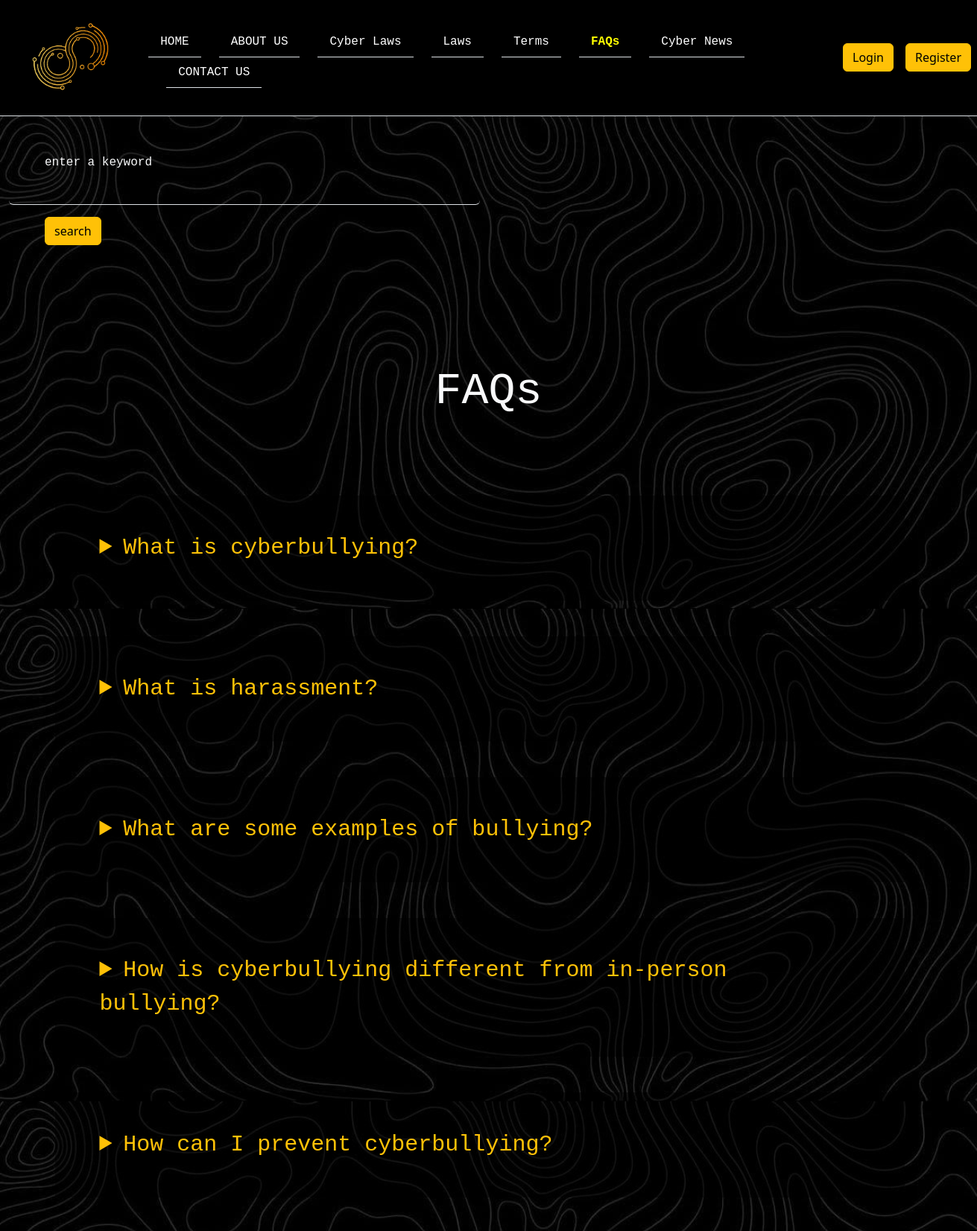
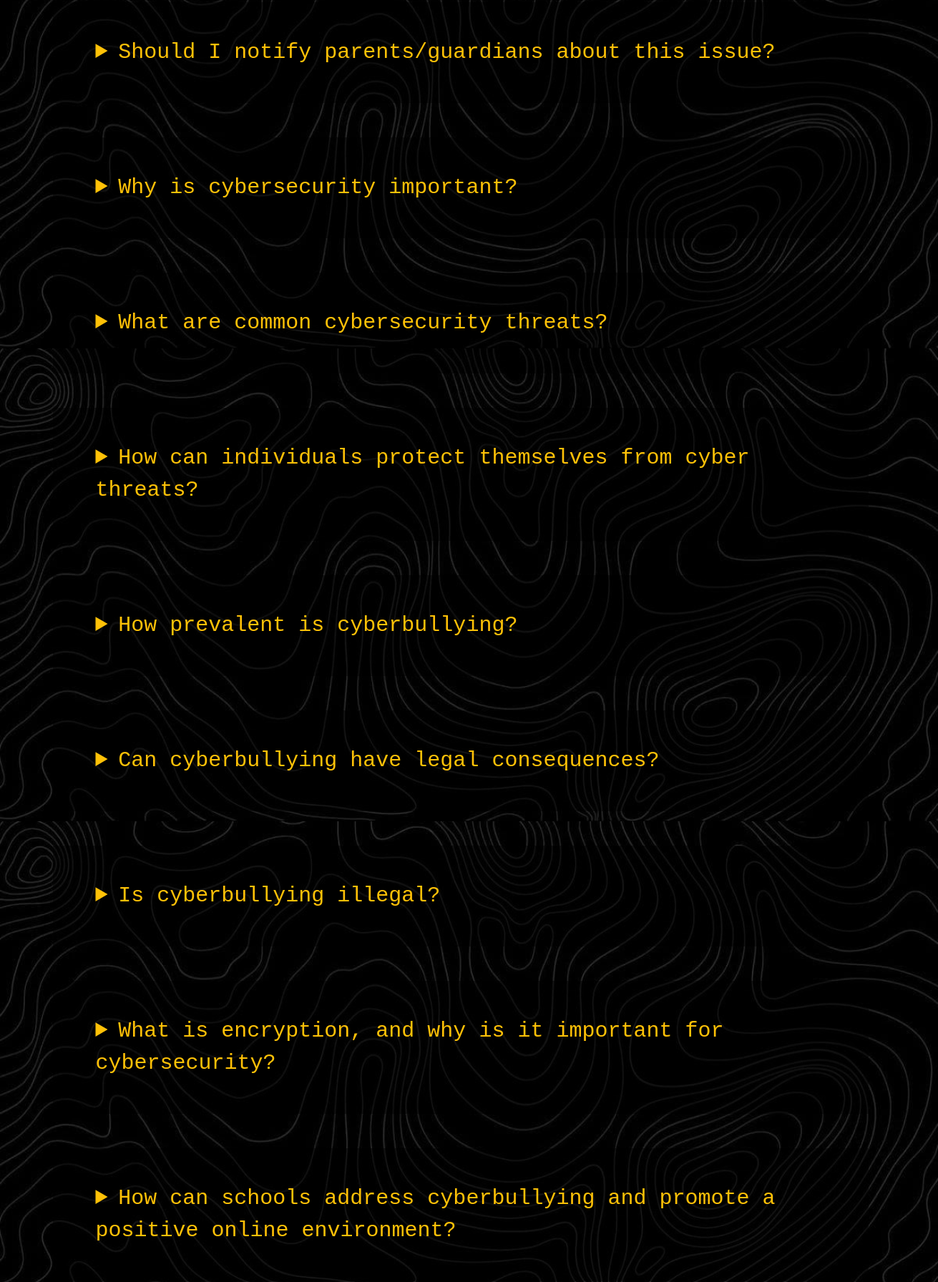
The page /allfaq (upper part) on the database its author committed (2 pictures, top to bottom).
### encryptapp/models.py (models this page shows, shortened)
class FAQ(models.Model):
	question=models.TextField(max_length=200)
	answer=models.TextField(max_length=1000)

### encryptapp/views.py (the view)
# urls.py: path("allfaq", views.allfaq,name="allfaq"),
def allfaq(request):
	if request.method=="POST":
		s_query=request.POST.get('se')
		res=FAQ.objects.filter(Q(question__icontains=s_query)|Q(answer__icontains=s_query))
		return render(request,'searchfaq.html',{'data':res})
	else:
		res=FAQ.objects.all()
		return render(request,'allfaq.html',{'data':res})

### template/allfaq.html (shortened to what this page needs)
{% extends 'base.html' %}
{% block content %}
{% load static %}
<div class="container-fluid bg-dark text-light shadow pt-5 pb-5" style="background-image:url({%static 'images/b4.jpg' %}); background-size:contain;">
	<div data-aos="fade-right" class="row" align="left">
		<div class="col-md-6">
			<form method="POST" action="">
				<label for="formGroupExampleInput" class="form-label ms-5 " style="font-family:monospace;">enter a keyword</label>
					<input type="text" class="form-control border-0 border-bottom a1 text-white"style="background:transparent;" id="formGroupExampleInput" placeholder="" name='se'>
				<button type="submit" class="btn btn-warning mt-3 ms-5">search</button>
			</form>
		</div>
</div>
	<div data-aos="zoom-in-up" class="row pb-5" align="center">
  <i class="icofont-ui-chat icofont-10x text-warning"></i>
  <h1 style="font-family:monospace; font-size:60px">FAQs</h1>
</div>
<div class="container">
	<div class="row">
	{% for i in data %}
<div data-aos="zoom-out" class="row  shadow p-5 mt-5" style="background:rgba(0, 0, 0, .50);">
<details>
  <summary class="text-warning" style="font-family: monospace; font-size: 30px" > {{i.question}}</summary>
</details>
	</div>
{% endfor %}
</div>
</div>
</div>
{% endblock %}

### template/base.html (style rules this page uses)
.a1 { color:white }
.a1::placeholder { color:white }

### rows shown on the page
FAQ: question "What is cyberbullying?"
FAQ: question "What is harassment?"
FAQ: question "What are some examples of bullying?"
FAQ: question "How is cyberbullying different from in-person bullying?"
FAQ: question "How can I prevent cyberbullying?"
FAQ: question "Should I notify parents/guardians about this issue?"
FAQ: question "Why is cybersecurity important?"
FAQ: question "What are common cybersecurity threats?"
FAQ: question "How can individuals protect themselves from cyber threats?"
FAQ: question "How prevalent is cyberbullying?"
FAQ: question "Can cyberbullying have legal consequences?"
FAQ: question "Is cyberbullying illegal?"
FAQ: question "What is encryption, and why is it important for cybersecurity?"
FAQ: question "How can schools address cyberbullying and promote a positive online environment?"
